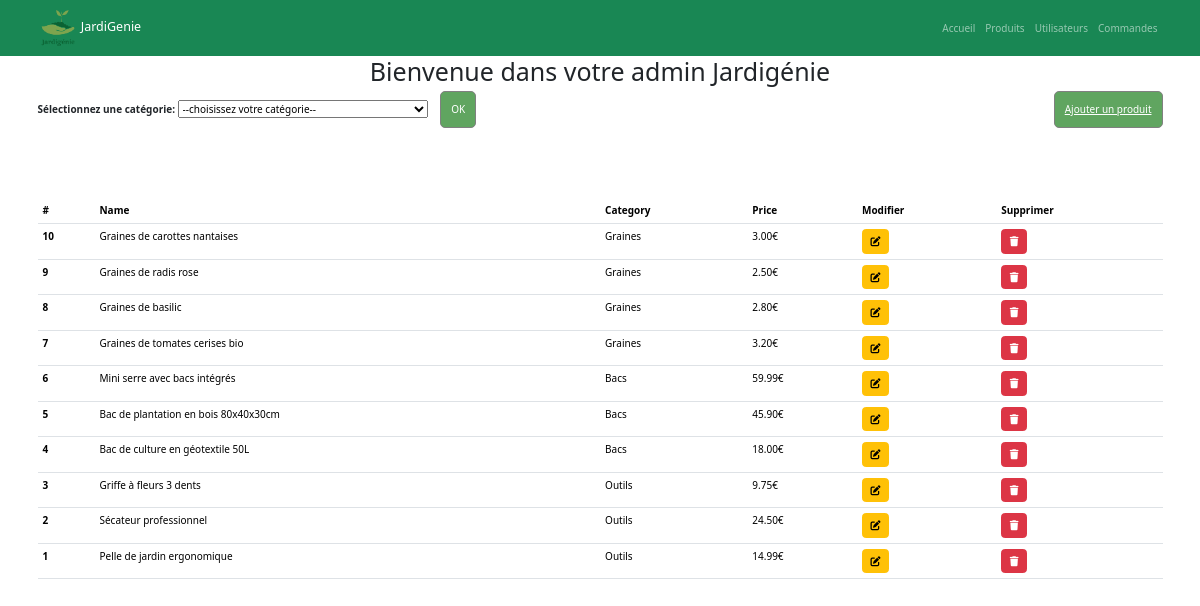
Screenshot of /back_office/index.php?route=home with the database file from the repository.
### tables this page shows
CREATE TABLE products (
    product_id INT AUTO_INCREMENT PRIMARY KEY, 
    name VARCHAR(255),
    price DECIMAL(10, 2),
    description TEXT,
    image VARCHAR(255),
    category VARCHAR(255)
);

### back_office/controllers/ProductController.php (called while the page is built, shortened)
<?php
class ProductController {
    public function display() {
        $model = new \Models\Products();
        $listProducts = $model->getAllProducts();
        include_once 'views/layout.phtml';
    }
}

### back_office/models/Products.php (called while the page is built, shortened)
<?php
class Products extends Database {
    public function getAllProducts() {
        $req = "SELECT * FROM products
                ORDER BY product_id DESC LIMIT 50";
        return $this->findAll($req);
    }
}

### back_office/models/Database.php (called while the page is built, shortened)
<?php
class Database {
    protected $bdd;
    public function __construct() {
        $this->bdd = new \PDO('mysql:host=' . DB_HOST . ';dbname=' . DB_NAME . ';charset=utf8', DB_USER, DB_PASS);
    }
    protected function findAll($req, $params=[]) {
        $query = $this->bdd->prepare($req);
        $query->execute($params);
        return $query->fetchAll();
    }
}

### back_office/views/home.phtml (the view, shortened to what this page needs)
<h1>Bienvenue dans votre admin Jardigénie</h1>
<div id="header2">
    <form action="index.php?route=byCat" method="POST">
        <div>
            <label for="cat-select" class="gras">Sélectionnez une catégorie:</label>
            <select name="cat" id="cat-select">
                <option value="">--choisissez votre catégorie--</option>
            </select>
            <input type="submit" class="button" value="OK" />
        </div>
    </form>
    <a href="index.php?route=addProduct" class="button">Ajouter un produit</a>
</div>
<section>
<table class="table">
  <thead>
    <tr>
      <th scope="col">#</th>
      <th scope="col">Name</th>
      <th scope="col">Category</th>
      <th scope="col">Price</th>
      <th scope="col">Modifier</th>
      <th scope="col">Supprimer</th>
    </tr>
  </thead>
  <tbody>
    <?php foreach ($listProducts as $value):?>
      <tr class="w-100">
        <th scope="row"><?= $value['product_id'] ?></th>
        <td><?= htmlspecialchars($value['name'])?></td>
        <td><?= htmlspecialchars($value['category'])?></td>
        <td><?= htmlspecialchars(number_format($value['price'], 2) .'€')?></td>
        <td><a href="index.php?route=editProduct&id=<?= htmlspecialchars($value['product_id']) ?>" class="btn btn-warning"><i class="fa-solid fa-pen-to-square"></i></a></td>
        <td><a href="index.php?route=deleteProduct&id=<?= htmlspecialchars($value['product_id']) ?>" class="btn btn-danger"><i class="fa-solid fa-trash"></i></a></td>
      </tr>
    <?php endforeach; ?>
  </tbody>
</table>
</section>

### back_office/index.php (shortened to what this page needs)
<?php
if(array_key_exists('route', $_GET)):
    switch ($_GET['route']) {
        case 'home':
            $controller = new Controllers\ProductController();
            $controller->display();
            break;
    }
else:
    header('Location: index.php?route=home');
    exit;
endif;

### back_office/views/layout.phtml (shortened to what this page needs)
<!DOCTYPE html>
<html lang="fr">
<head>
    <link rel="stylesheet" href="public/css/style.css">
    <link href="https://cdn.jsdelivr.net/npm/bootstrap@5.3.5/dist/css/bootstrap.min.css" rel="stylesheet">
    <link rel="stylesheet" href="https://cdnjs.cloudflare.com/ajax/libs/font-awesome/6.5.0/css/all.min.css" />
</head>
<header>
    <nav class="navbar navbar-expand-lg navbar-dark bg-success">
        <div class="container">
            <a class="navbar-brand" href="index.php">
                <img src="public/images/logojardigenie.png" alt="JardiGenie Logo" height="40">
                JardiGenie
            </a>
            <div class="collapse navbar-collapse" id="navbarNav">
                <ul class="navbar-nav ms-auto">
                    <li class="nav-item">
                        <a class="nav-link" href="index.php">Accueil</a>
                    </li>
                    <li class="nav-item">
                        <a class="nav-link" href="?route=products">Produits</a>
                    </li>
                    <li class="nav-item">
                        <a class="nav-link" href="?route=users">
                            <i class="bi bi-cart"></i> Utilisateurs
                        </a>
                    </li>
                    <li class="nav-item">
                        <a class="nav-link" href="?route=orders">
                            <i class="bi bi-cart"></i> Commandes
                        </a>
                    </li>
                </ul>
            </div>
        </div>
    </nav>
</header>
<body>
    <main class="container">
        <?php include $template ?>
    </main>
</body>
</html>

### back_office/public/css/style.css (style rules this page uses)
* { box-sizing: border-box; }
html { font-size: 62.5%; }
img { max-width:100%; }
a { text-decoration:none; }
.button { color:white; background-color: rgb(96, 165, 96); padding:1rem; border-radius: 5px; border: solid 1px gray; cursor: pointer; }
.container { max-width: 1200px; margin: auto; padding-left:1rem; padding-right: 1rem; }
body { font-size : 1.6rem; font-family: "Poppins", sans-serif; margin:0; color:rgb(44, 44, 44); }
h1 { font-size: 5rem; text-align: center; }
.gras { font-weight: 700; }
header { text-align: center; background-color:antiquewhite; }
header img { max-width: 30rem; margin:auto; }
#header2 form { display:flex; }
#header2 select { margin-right:1rem; }
#header2 { display: flex; justify-content: space-between; margin-bottom:7rem; }
#addArticle input, select, textarea { min-width: 25rem; }

### rows the page displays
products: product_id "10", name "Graines de carottes nantaises", category "Graines", price "3.00€"
products: product_id "9", name "Graines de radis rose", category "Graines", price "2.50€"
products: product_id "8", name "Graines de basilic", category "Graines", price "2.80€"
products: product_id "7", name "Graines de tomates cerises bio", category "Graines", price "3.20€"
products: product_id "6", name "Mini serre avec bacs intégrés", category "Bacs", price "59.99€"
products: product_id "5", name "Bac de plantation en bois 80x40x30cm", category "Bacs", price "45.90€"
products: product_id "4", name "Bac de culture en géotextile 50L", category "Bacs", price "18.00€"
products: product_id "3", name "Griffe à fleurs 3 dents", category "Outils", price "9.75€"
products: product_id "2", name "Sécateur professionnel", category "Outils", price "24.50€"
products: product_id "1", name "Pelle de jardin ergonomique", category "Outils", price "14.99€"
